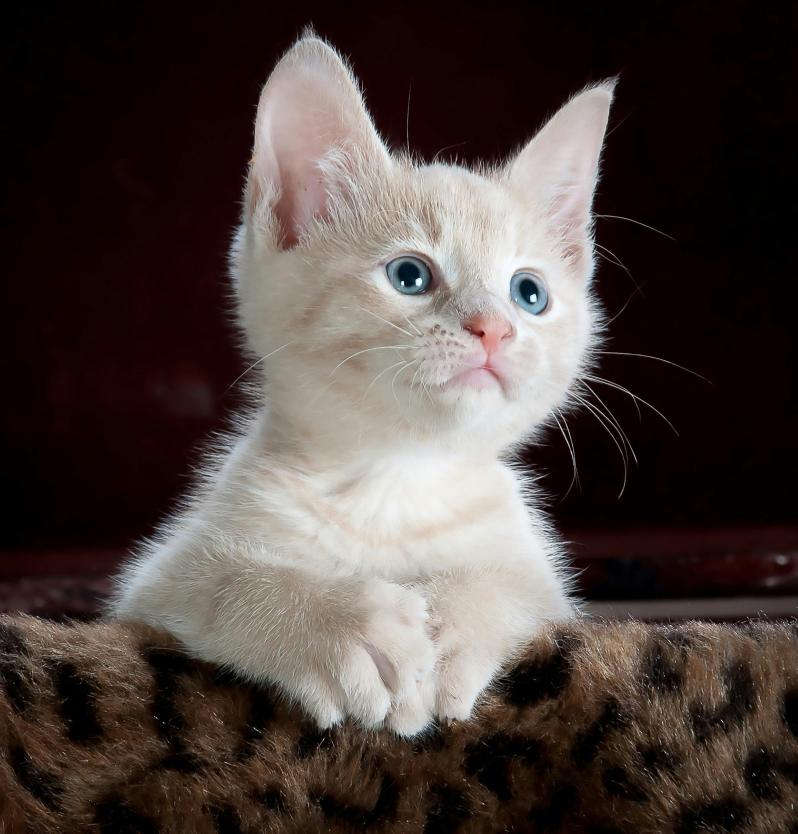
#> input picture Week-1/Matplotlib/images/cat.jpeg, 2392 x 2500 px (shown at 1/3 size)
$ jupyter execute assignment.ipynb
#> lines starting #> are read from the running program, lines starting #| are printed output that depends on the picture
# Introduction to Deep Learning
This assignment will give you a brief introduction to Matplotlib. Matplotlib is a powerful and versatile plotting library for Python, widely used for creating static, interactive, and animated visualizations. It is essential for various fields including data science, machine learning, and engineering, as it provides a wide range of tools to produce publication-quality figures in a variety of formats and interactive environments across platforms.

Let's import numpy and matplotlib

[cell 1]
import numpy as np
import matplotlib.pyplot as plt

### Basic Line Plot
let's plot some basic curve
$$
y = sin(x)
$$
For this we can follow these steps
1. Generate a list of x values from 0 to 10 (inclusive) with 100 points in between.
2. Create y values as the sine of x values.
3. Plot x vs y with labels for the axes and a title.

[cell 2]
# generate points on x axis
# this will create 100 points between 0 and 10
x = np.linspace(0, 10, 100)

# lets use numpy and get sin for each value of x
# without writing any loop explicitly
y = np.sin(x)

# create the plot
plt.plot(x, y)

# optional but a good practice
# let's give x and y axis names
plt.xlabel("x")
plt.ylabel("sin(x)")

# let's also give the plot a title
plt.title("Sin Wave")

# finally show our plot
plt.show()
#> figure, not shown here; curve peaks at x = 7.88, y = 1

You can also change the code and try for different range of values and try out different functions and see the results

### Scatter Plots
In our journey ahead, scatter plots will be really helpful and we'll often plot them to see how good our neural network model is predicting
For now just run these few blocks below and think of what functions on 2D plane can seperate the points plotted
You need not focus on how the code is working, just take a glimpse of what you can expect deep learning models to do on a 2D plane
You'll see in Week 2 coding assignment, how your own coded deep learning model will be able to distinguish these colors and further how the logic can be extended to diffrentiate two pictures, one with a cat in it and other without one

[cell 3]
# Set random seed for reproducibility
np.random.seed(42)

# Generate data for two classes
class1_x = np.random.normal(2, 0.5, 50)
class1_y = np.random.normal(2, 0.5, 50)
class2_x = np.random.normal(4, 0.5, 50)
class2_y = np.random.normal(4, 0.5, 50)

# Create the scatter plot
plt.scatter(class1_x, class1_y, color='blue', label='Class 1')
plt.scatter(class2_x, class2_y, color='red', label='Class 2')
plt.xlabel('Feature 1')
plt.ylabel('Feature 2')
plt.title('Scatter Plot for Classification')
plt.legend()
plt.grid(True)
plt.show()

You see, a linear line can easily seperate the two colors here

[cell 4]
# Set random seed for reproducibility
np.random.seed(42)

# Generate data for class 1 (below the curve y = x^2)
class1_x = np.random.uniform(-2, 2, 100)
class1_y = class1_x**2 - np.random.uniform(0.5, 3, 100)

# Generate data for class 2 (above the curve y = x^2)
class2_x = np.random.uniform(-2, 2, 100)
class2_y = class2_x**2 + np.random.uniform(0.5, 3, 100)

# Create the scatter plot
plt.scatter(class1_x, class1_y, color='blue', label='Class 1')
plt.scatter(class2_x, class2_y, color='red', label='Class 2')
plt.xlabel('Feature 1')
plt.ylabel('Feature 2')
plt.title('Scatter Plot for Classification with Quadratic Boundary')
plt.legend()
plt.grid(True)

plt.show()
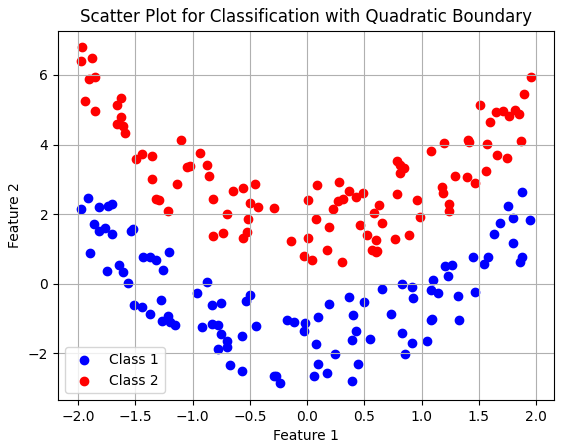
#> figure drawn by matplotlib, 1 panel

Here out deep learning model would need to predict this function to diffrentiate the two set of points
$$
y = x^2
$$

[cell 5]
import numpy as np
import matplotlib.pyplot as plt

# Set random seed for reproducibility
np.random.seed(42)

# Define the cubic function
def cubic_function(x):
    return x**3 - 2*x + 5

# Generate data for class 1 (below the curve y = x^3 - 2x + 5)
class1_x = np.random.uniform(-3, 3, 150)
class1_y = cubic_function(class1_x) - np.random.uniform(1, 10, 150)

# Generate data for class 2 (above the curve y = x^3 - 2x + 5)
class2_x = np.random.uniform(-3, 3, 150)
class2_y = cubic_function(class2_x) + np.random.uniform(1, 10, 150)

# Create the scatter plot
plt.scatter(class1_x, class1_y, color='blue', label='Class 1')
plt.scatter(class2_x, class2_y, color='red', label='Class 2')
plt.xlabel('Feature 1')
plt.ylabel('Feature 2')
plt.title('Scatter Plot for Classification with Cubic Boundary')
plt.legend()
plt.grid(True)

plt.show()
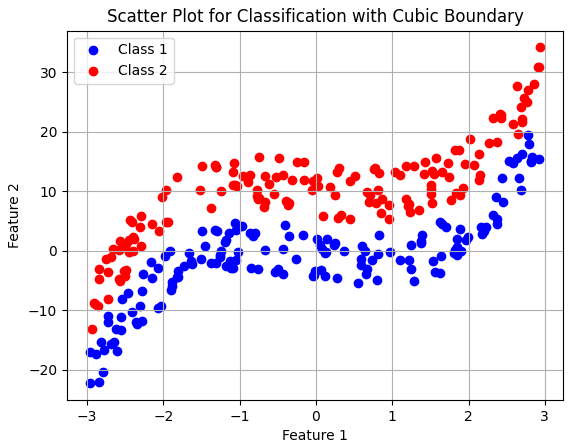
#> figure drawn by matplotlib, 1 panel

Here we feel the need for a cubic function, more specifically this one
$$
y = x^3 - 2x + 5
$$

[cell 6]
import numpy as np
import matplotlib.pyplot as plt

# Set random seed for reproducibility
np.random.seed(42)

# Define the quadratic functions
def quadratic_function_1(x):
    return x**2 - 2

def quadratic_function_2(x):
    return -x**2 + 2

def quadratic_function_3(x):
    return x**2 + 2

# Generate data for class 1 (below the curve y = x^2 - 2)
class1_x = np.random.uniform(-2, 2, 100)
class1_y = quadratic_function_1(class1_x) - np.random.uniform(1, 3, 100)

# Generate data for class 2 (between the curves y = x^2 - 2 and y = -x^2 + 2)
class2_x = np.random.uniform(-2, 2, 100)
class2_y = np.random.uniform(quadratic_function_1(class2_x) + 0.5, quadratic_function_2(class2_x) - 0.5, 100)

# Generate data for class 3 (above the curve y = -x^2 + 2)
class3_x = np.random.uniform(-2, 2, 100)
class3_y = quadratic_function_2(class3_x) + np.random.uniform(1, 3, 100)

# Create the scatter plot
plt.scatter(class1_x, class1_y, color='blue', label='Class 1')
plt.scatter(class2_x, class2_y, color='green', label='Class 2')
plt.scatter(class3_x, class3_y, color='red', label='Class 3')
plt.xlabel('Feature 1')
plt.ylabel('Feature 2')
plt.title('Scatter Plot for Multi-Class Classification with Quadratic Boundaries')
plt.legend()
plt.grid(True)

# Plot the quadratic boundaries
x_curve = np.linspace(-2, 2, 400)
y_curve_1 = quadratic_function_1(x_curve)
y_curve_2 = quadratic_function_2(x_curve)
y_curve_3 = quadratic_function_3(x_curve)
plt.scatter(x_curve,y_curve_1,color='k',label="Boundary Curve 1")
plt.scatter(x_curve,y_curve_2,color='k',label="Boundary Curve 2")
plt.scatter(x_curve,y_curve_3,color='k',label="Boundary Curve 3")

plt.show()
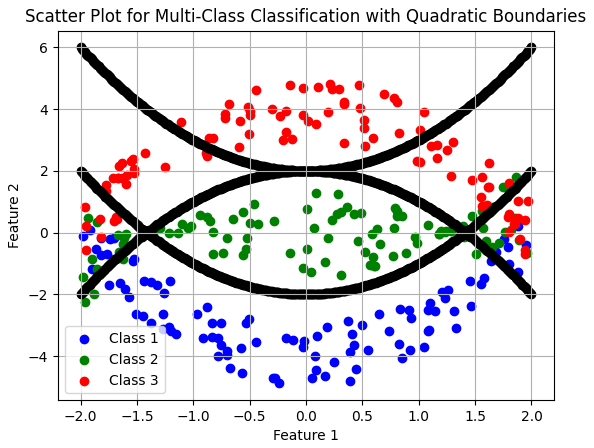
#> figure drawn by matplotlib, 1 panel

For this one, we'll need 2 set of curves to draw boundaries

### Loading and Displaying Images
You can load/read images using `imread()` function and display it using `imshow()`
Run the code below

[cell 7]
# reading image
image_path = "./images/cat.jpeg"
image = plt.imread(image_path)
#> image is the input picture: shape (2500, 2392, 3); mean R, G, B 77.4, 66.8, 63.1

# displaying image
plt.imshow(image)
plt.show()

### Pillow Library
Pillow is a popular Python Imaging Library (PIL) fork that makes working with images in Python easier. It provides extensive file format support, an efficient internal representation, and powerful image processing capabilities.
We often this library for loading images

[cell 8]
from PIL import Image

image_url = "./images/cat.jpeg"
image = Image.open(image_url)

# uncomment this to show the iamge using Pillow library
image.show()

We'll be using numpy to write our own neural network models
Let's get this image as a 3D numpy array

[cell 9]
image_numpy = np.array(image)

You might wanna try printing this 3D array but it might not make much sense, let's print its shape

[cell 10]
print(image_numpy.shape)
#| (2500, 2392, 3)

Well, we observe it has 3 color channels and it is 2500 x 2392 pixels in each channel
You can also use `image.size` to get shape, but it won't have number of channels

[cell 11]
print(image.size)
#| (2392, 2500)

Now you might think why do we use Pillow library when matplotlib can load images for us. The answer is it's predefined function that are very helpful in image processing or image pre-processing for us when we deal with deep learning models.

#### Resizing an Image

[cell 12]
resized_image = image.resize((image.width // 2, image.height // 2))
print(np.array(resized_image).shape)
#| (1250, 1196, 3)
# uncomment the line below to view the resized image
resized_image.show()

#### Cropping an Image

[cell 13]
cropped_image = image.crop((0, 0, 1200, 1200))
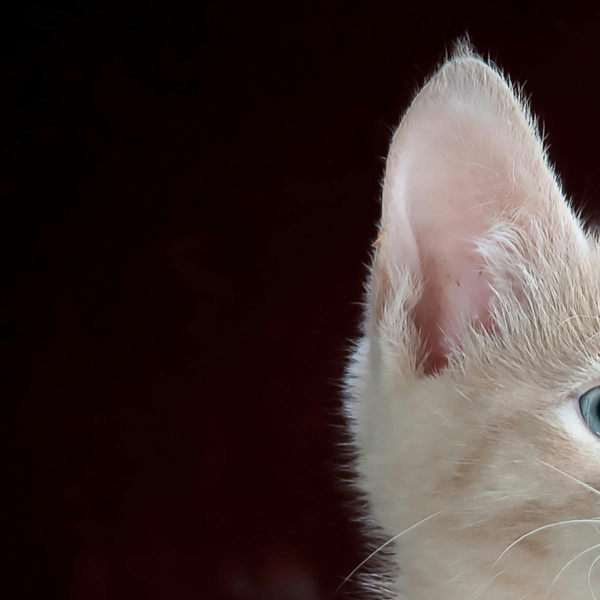
#> cropped_image: PIL image 1200x1200 RGB (shown at 1/2 size); mean R, G, B 63.1, 49.3, 47.3
print(np.array(resized_image).shape)
#| (1250, 1196, 3)
# uncomment the line below to view the cropped image
cropped_image.show()

#### Convert image to grayscale

[cell 14]
grayscale_image = image.convert('L')
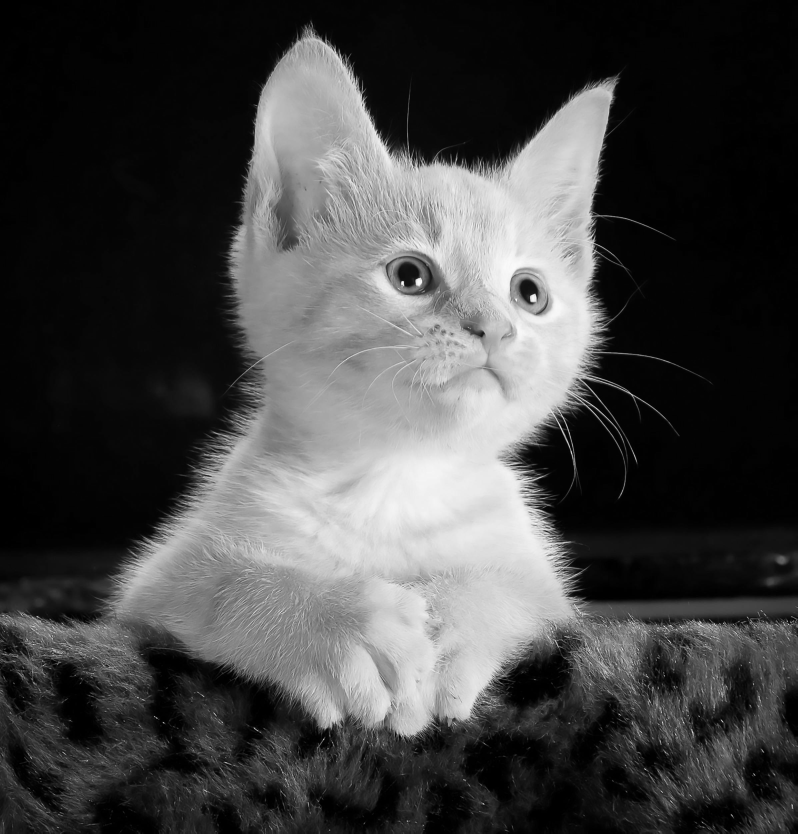
#> grayscale_image: PIL image 2392x2500 L (shown at 1/3 size); min 0, max 255, mean 69.5
print(np.array(grayscale_image).shape)
#| (2500, 2392)
# uncomment the line below to view the cropped image
grayscale_image.show()

#### Rotate an Image

[cell 15]
rotated_image = image.rotate(-90)
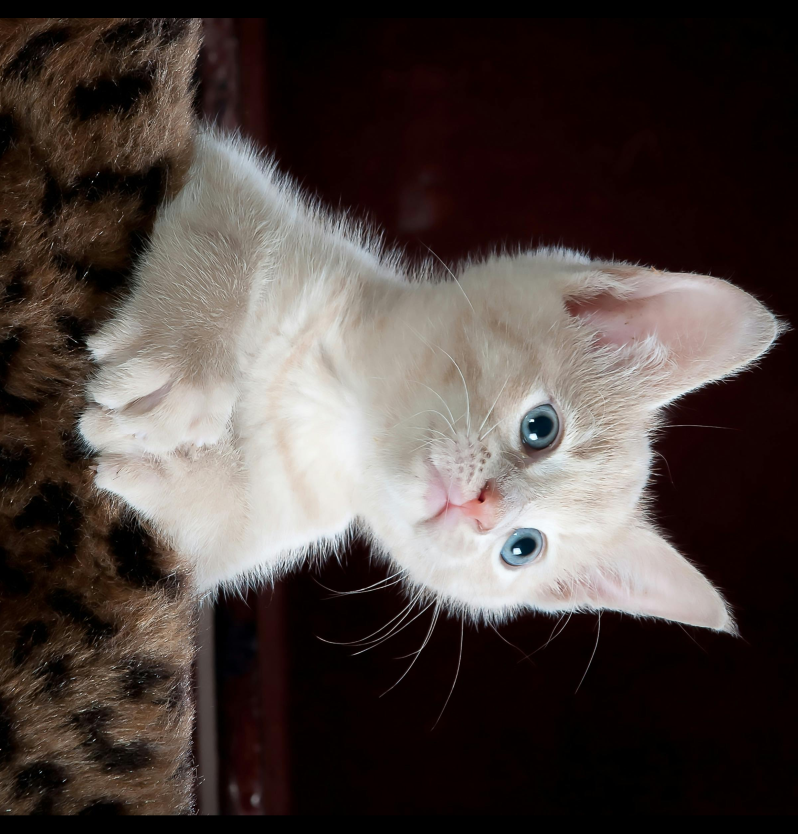
#> rotated_image: PIL image 2392x2500 RGB (shown at 1/3 size); mean R, G, B 76.5, 66.4, 62.8
print(np.array(rotated_image).shape)
#| (2500, 2392, 3)
# uncomment the line below to view the cropped image
rotated_image.show()

Let's see what 3 RGB channels individually look like

[cell 16]
image = Image.open(image_url)
# loading image in numpy array
image_numpy = np.array(image)
# getting each color channel by making a zero array and setting each channel
image_numpy_channel_1 = np.zeros(image_numpy.shape, dtype=int)
image_numpy_channel_1[:,:,0] = image_numpy[:,:,0]
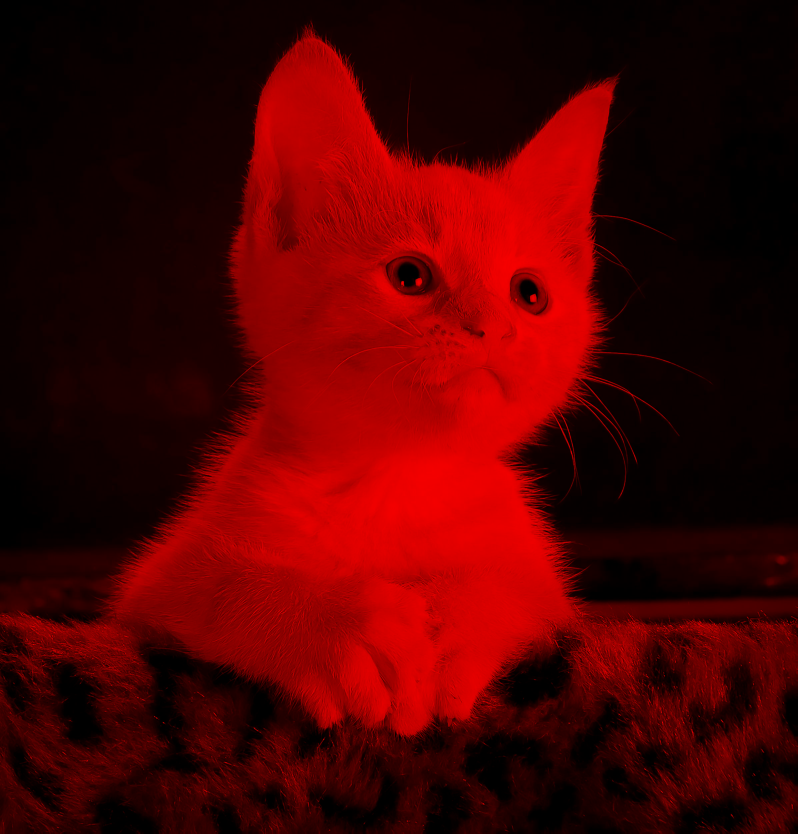
#> image_numpy_channel_1: shape (2500, 2392, 3) int64 (shown at 1/3 size); mean R, G, B 77.4, 0, 0

image_numpy_channel_2 = np.zeros(image_numpy.shape, dtype=int)
image_numpy_channel_2[:,:,1] = image_numpy[:,:,1]
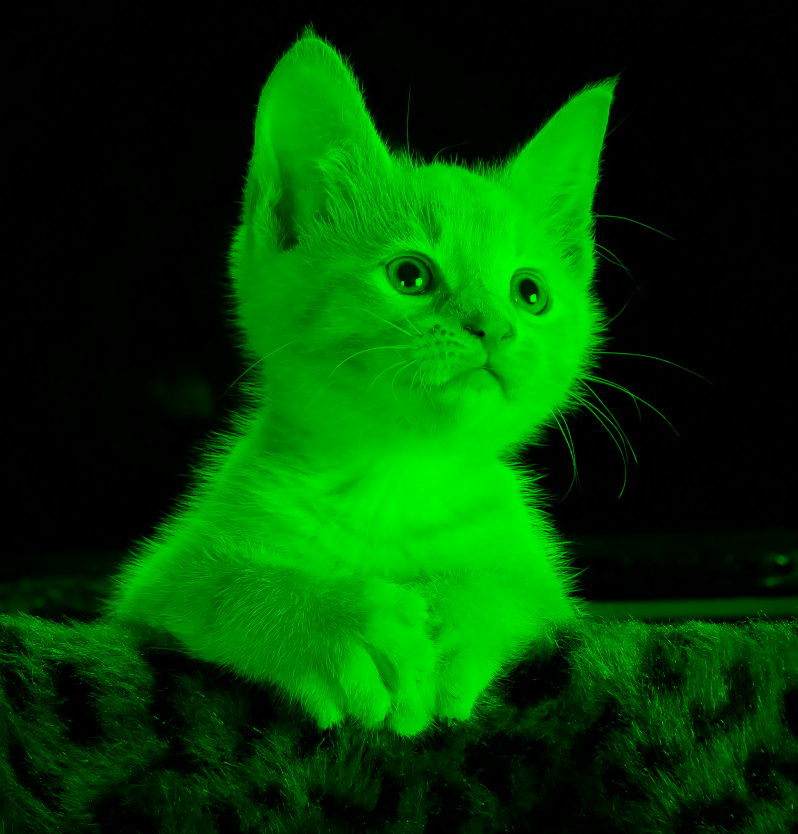
#> image_numpy_channel_2: shape (2500, 2392, 3) int64 (shown at 1/3 size); mean R, G, B 0, 66.8, 0

image_numpy_channel_3 = np.zeros(image_numpy.shape, dtype=int)
image_numpy_channel_3[:,:,2] = image_numpy[:,:,2]
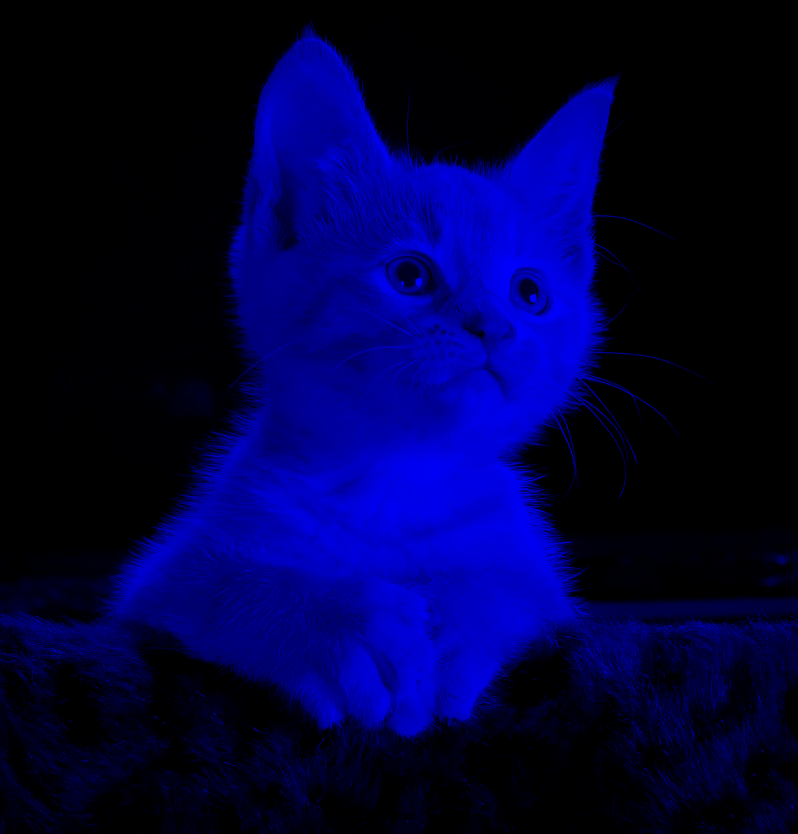
#> image_numpy_channel_3: shape (2500, 2392, 3) int64 (shown at 1/3 size); mean R, G, B 0, 0, 63.1

# creating a subplot
fig, axs = plt.subplots(1, 4, figsize=(12, 3))

# showing image on each subplot
axs[0].imshow(image_numpy)
axs[0].axis('off')

axs[1].imshow(image_numpy_channel_1)
axs[1].axis('off')

axs[2].imshow(image_numpy_channel_2)
axs[2].axis('off')

axs[3].imshow(image_numpy_channel_3)
axs[3].axis('off')

plt.show()
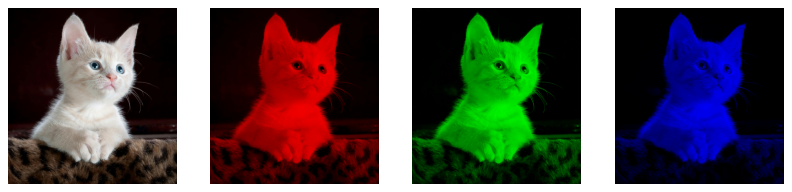
#> figure drawn by matplotlib, 4 panels
